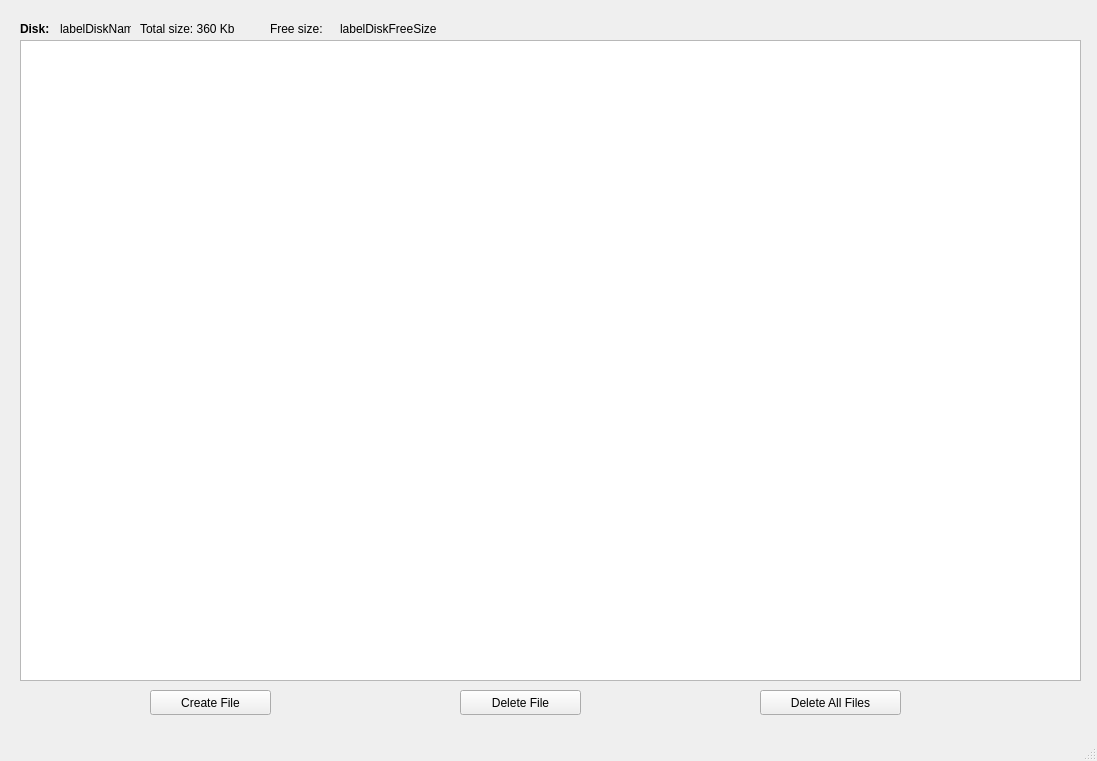
<?xml version="1.0" encoding="UTF-8"?>
<ui version="4.0">
 <class>MainWindow</class>
 <widget class="QMainWindow" name="MainWindow">
  <property name="geometry">
   <rect>
    <x>0</x>
    <y>0</y>
    <width>1097</width>
    <height>761</height>
   </rect>
  </property>
  <property name="windowTitle">
   <string>Lab 7: Disk Operations</string>
  </property>
  <widget class="QWidget" name="centralwidget">
   <widget class="QLabel" name="label">
    <property name="geometry">
     <rect>
      <x>20</x>
      <y>20</y>
      <width>41</width>
      <height>17</height>
     </rect>
    </property>
    <property name="font">
     <font>
      <weight>75</weight>
      <bold>true</bold>
     </font>
    </property>
    <property name="text">
     <string>Disk:</string>
    </property>
   </widget>
   <widget class="QLabel" name="labelDiskName">
    <property name="geometry">
     <rect>
      <x>60</x>
      <y>20</y>
      <width>71</width>
      <height>17</height>
     </rect>
    </property>
    <property name="text">
     <string>labelDiskName</string>
    </property>
   </widget>
   <widget class="QLabel" name="label_2">
    <property name="geometry">
     <rect>
      <x>140</x>
      <y>20</y>
      <width>121</width>
      <height>17</height>
     </rect>
    </property>
    <property name="text">
     <string>Total size: 360 Kb</string>
    </property>
   </widget>
   <widget class="QLabel" name="label_3">
    <property name="geometry">
     <rect>
      <x>270</x>
      <y>20</y>
      <width>67</width>
      <height>17</height>
     </rect>
    </property>
    <property name="text">
     <string>Free size:</string>
    </property>
   </widget>
   <widget class="QLabel" name="labelDiskFreeSize">
    <property name="geometry">
     <rect>
      <x>340</x>
      <y>20</y>
      <width>151</width>
      <height>17</height>
     </rect>
    </property>
    <property name="text">
     <string>labelDiskFreeSize</string>
    </property>
   </widget>
   <widget class="QPushButton" name="pushButtonCreateFile">
    <property name="geometry">
     <rect>
      <x>150</x>
      <y>690</y>
      <width>121</width>
      <height>25</height>
     </rect>
    </property>
    <property name="text">
     <string>Create File</string>
    </property>
   </widget>
   <widget class="QPushButton" name="pushButtonDeleteFile">
    <property name="geometry">
     <rect>
      <x>460</x>
      <y>690</y>
      <width>121</width>
      <height>25</height>
     </rect>
    </property>
    <property name="text">
     <string>Delete File</string>
    </property>
   </widget>
   <widget class="QPushButton" name="pushButtonDeleteAllFiles">
    <property name="geometry">
     <rect>
      <x>760</x>
      <y>690</y>
      <width>141</width>
      <height>25</height>
     </rect>
    </property>
    <property name="text">
     <string>Delete All Files</string>
    </property>
   </widget>
   <widget class="QTableWidget" name="tableDiskView">
    <property name="geometry">
     <rect>
      <x>20</x>
      <y>40</y>
      <width>1061</width>
      <height>641</height>
     </rect>
    </property>
   </widget>
  </widget>
  <widget class="QMenuBar" name="menubar">
   <property name="geometry">
    <rect>
     <x>0</x>
     <y>0</y>
     <width>1097</width>
     <height>22</height>
    </rect>
   </property>
  </widget>
  <widget class="QStatusBar" name="statusbar"/>
 </widget>
 <resources/>
 <connections/>
</ui>
